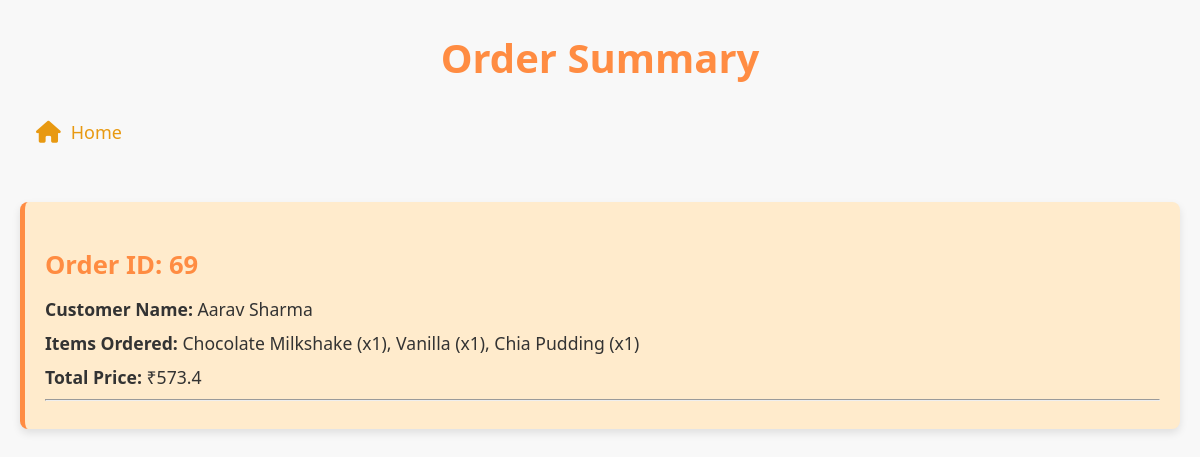
The app's page /order_summary (signed in) with its own data.
### tables this page shows
CREATE TABLE "orders" (
	"id"	INTEGER,
	"items"	TEXT NOT NULL,
	"location"	TEXT NOT NULL,
	"total_price"	REAL NOT NULL,
	"timestamp"	DATETIME DEFAULT CURRENT_TIMESTAMP,
	PRIMARY KEY("id" AUTOINCREMENT)
);

### mergedapp.py (the view)
@app.route('/order_summary')
def order_summary():
    conn = get_db_connection()
    name=session["username"]
    print(name)
    cursor = conn.cursor()
    query = '''
        SELECT DISTINCT r.*,o.customerName,ao.status
        FROM orders r
		JOIN Orders_Analysis o on r.id=o.orderID
		JOIN assignedOrders ao on ao.status='Completed'
		WHERE o.customerName= ? ORDER BY r.id DESC
    '''
    orders = cursor.execute(query,(name,)).fetchone()
    print(orders)
    conn.close()
    orders_list = [dict(orders)]
    print(orders_list)
    return render_template('ordersummary.html', orders=orders_list)

### mergedapp.py (called while the page is built)
def get_db_connection():
    conn = sqlite3.connect(DATABASE)  # Timeout to avoid lock
    conn.row_factory = sqlite3.Row
    return conn

### templates/ordersummary.html (shortened to what this page needs)
<!DOCTYPE html>
<html lang="en">
<head>
    <link rel="stylesheet" href="https://cdnjs.cloudflare.com/ajax/libs/font-awesome/6.0.0/css/all.min.css">
</head>
<body>
    <h1>Order Summary</h1>
    <ul>
        <li><a href="{{ url_for('start') }}"><i class="fa-solid fa-home"></i> Home</a></li>
    </ul>
    {% if orders %}
    <div class="orders-container">
        {% for order in orders %}
            <div class="order-details">
                <h3>Order ID: {{ order.id }}</h3>
                <p><strong>Customer Name:</strong> {{ order.customerName }}</p>
                <p><strong>Items Ordered:</strong> {{ order["items"] }}</p>
                <p><strong>Total Price:</strong> ₹{{ order.total_price }}</p>
                <hr>
            </div>
        {% endfor %}
    </div>
    {% else %}
        <p class="no-orders">No orders found.</p>
    {% endif %}
</body>
</html>

### templates/ordersummary.html (style rules this page uses)
body { font-family: 'Segoe UI', Tahoma, Geneva, Verdana, sans-serif; background-color: #f8f8f8; color: #333; margin: 0; padding: 0; }
h1 { text-align: center; color: #ff8c42; margin-top: 30px; font-size: 2.5em; font-weight: bold; }
ul { margin: 20px; padding-left: 0; }
li { list-style: none; margin: 10px 0; font-size: 18px; }
li a { text-decoration: none; color: #e89911; font-size: 18px; display: flex; align-items: center; gap: 10px; padding: 8px 16px; border-radius: 4px; transition: background-color 0.3s, color 0.3s; }
li a i { font-size: 22px; }
.orders-container { padding: 30px 20px; max-width: 1200px; margin: 0 auto; }
.order-details { margin-bottom: 30px; padding: 20px; background-color: #ffebcc; border-left: 5px solid #ff8c42; border-radius: 8px; box-shadow: 0 4px 8px rgba(0, 0, 0, 0.1); transition: transform 0.3s ease-in-out; }
.order-details h3 { color: #ff8c42; font-size: 1.6em; margin-bottom: 15px; }
.order-details p { font-size: 1.1em; margin: 10px 0; color: #333; }

### records on screen
orders: id "69", customerName "Aarav Sharma", items "Chocolate Milkshake (x1), Vanilla (x1), Chia Pudding (x1)", total_price "573.4"
